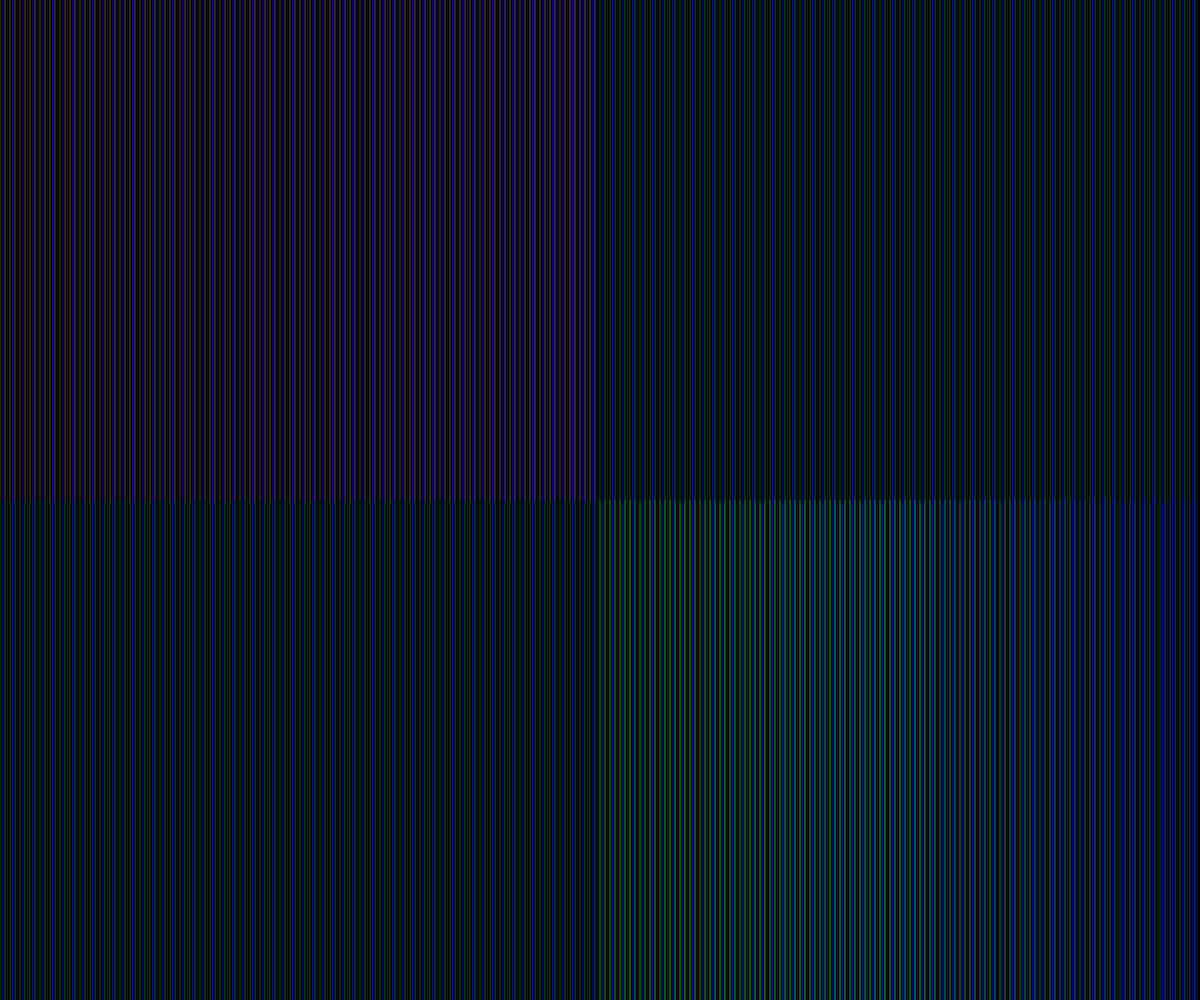
Frame 1 (no input)
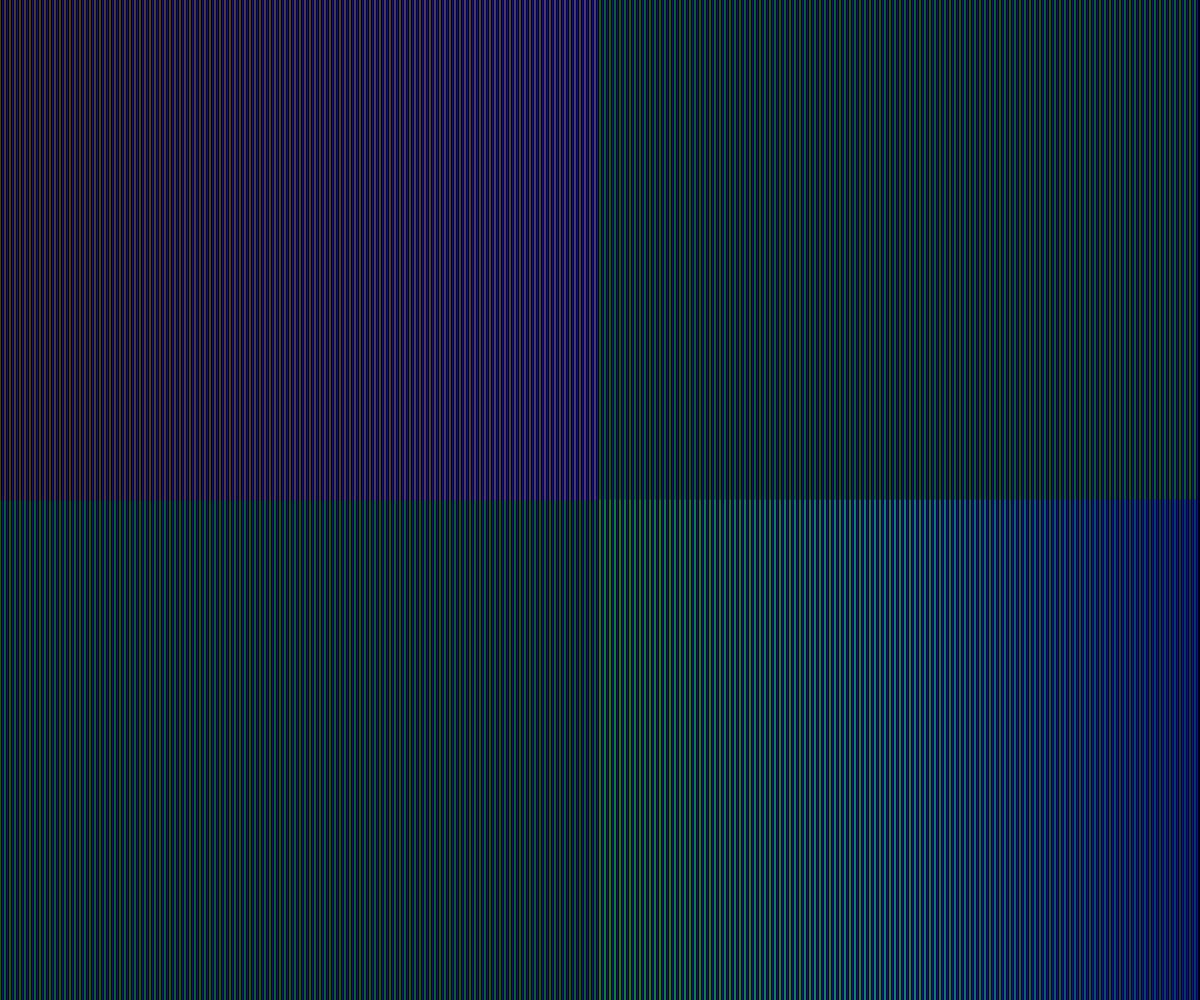
Frame 60 (no input)
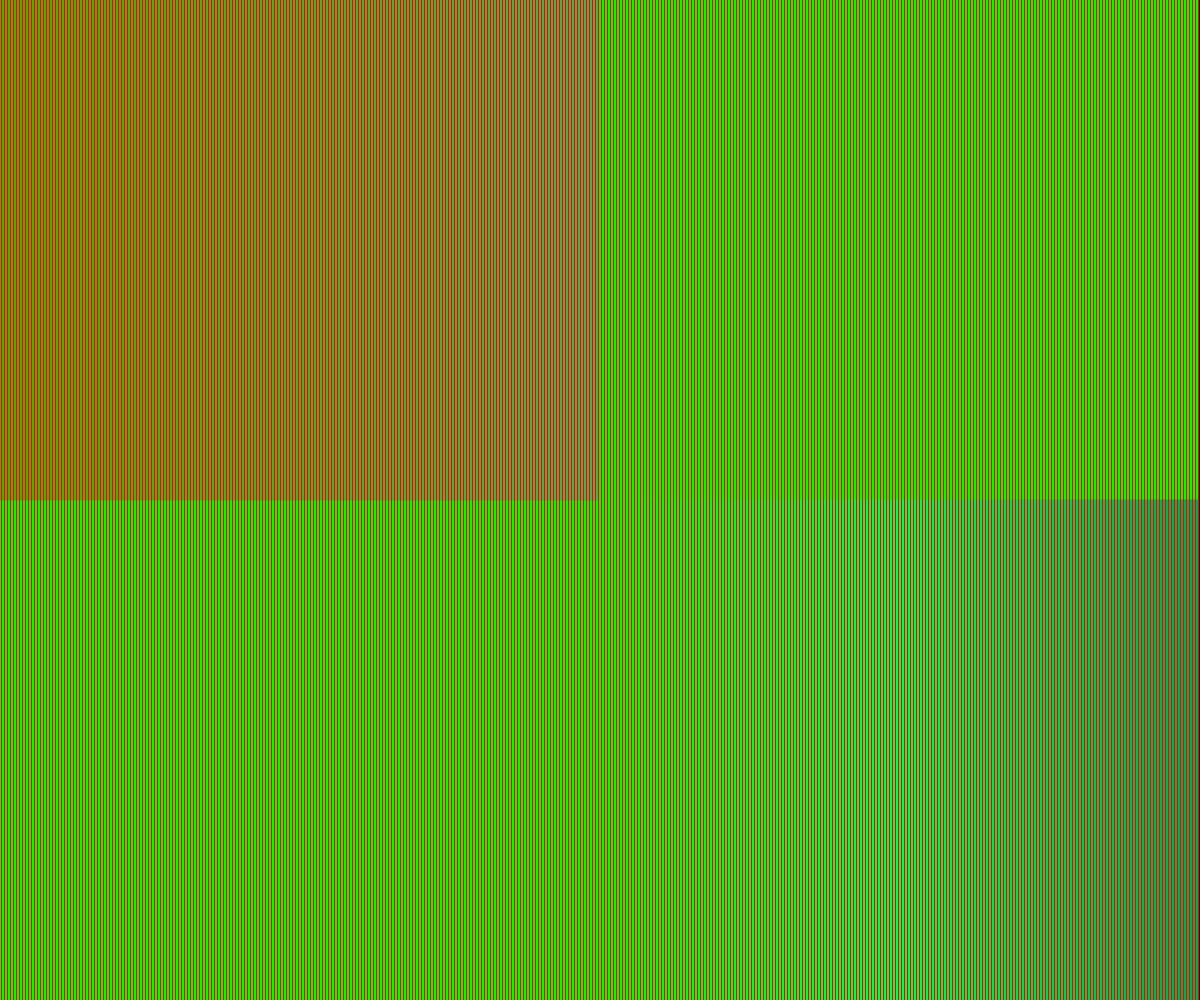
Frame 120 (the mouse pressed at the canvas centre since frame 60)

The p5.js sketch that drew these frames (run headless with seeded random() and noise() and a simulated clock; from frame 60 on, the mouse is pressed at the canvas centre):

// p5.js sketch
// ── sketch.js
var inter;
var n;
var f;
var angle;
let col=['#FF0000','#00FF00','#0000FF','#000000'];
var a;
var b;
var c;
let c1;
let c2;
let c3;
function windowResized(){
	resizeCanvas(windowWidth,windowHeight);
}

function setup() {
  createCanvas(windowWidth,windowHeight);
  c1 = color(255, 0, 0);
  c2 = color(0, 255, 0);
  c3 = color(0, 0, 255);
  background(0);
  inicializar();
}
function draw(){
  colorMode(HSB);
  for (var i = 0; i<width; i=i+n){
    strokeWeight(f);
    stroke(col[a]);
    push();
    translate(n/2,0);
    line(i, 0, i, height);
    pop();
  }
  for (var i = 0; i<width; i=i+n){
    strokeWeight(f);
    stroke(col[b]);
    push();
    translate(0,0);
    line(i, 0, i, height);
    pop();
  }
  for (var i = 0; i<width/2; i=i+n){
    inter = map(i, 0, width, 0.0, 1.0);
    strokeWeight(f);
    stroke(lerpColor(c1, c3, inter));
    push();
    translate(0,0);
    line(i, 0, i, height/2);
    pop();
  }
  for (var i = 0; i<width/2; i=i+n){
    inter = map(i, 0, width/2, 0.0, 1.0);
    strokeWeight(f);
    stroke(lerpColor(c2, c3, inter));
    push();
    translate(width/2,height/2);
    line(i, 0, i, height/2);
    pop();
  }
  for (var i = 0; i<width; i=i+n){
    strokeWeight(f);
    stroke(col[c]);
    push();
    rotate(angle);
    line(i, 0, i, height);
    pop();
  }
}
function inicializar(){
  n=int(random(3,6));
  f=random(2.5);
  a=int(random(4));
  b=int(random(4));
  c=int(random(4));
}
function mousePressed(){
  inicializar();
}
function touchMoved(){
  angle=map(mouseX,0,width,PI/360,PI/100);
}
